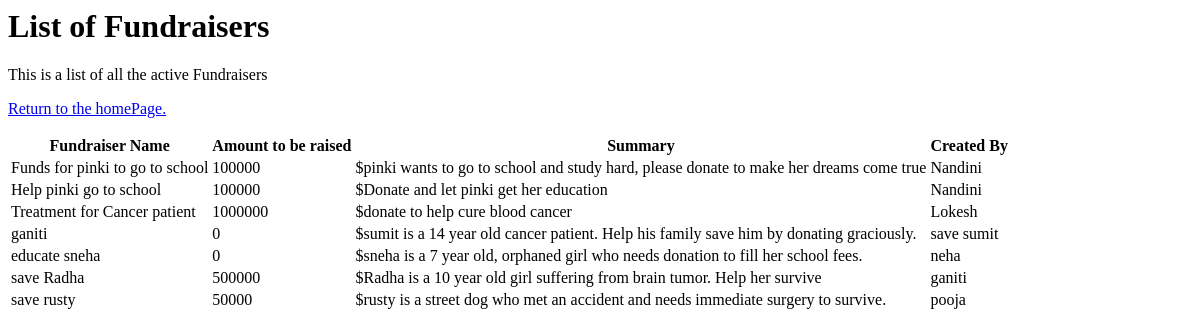
Before: /fundraiserlist with the older database file.
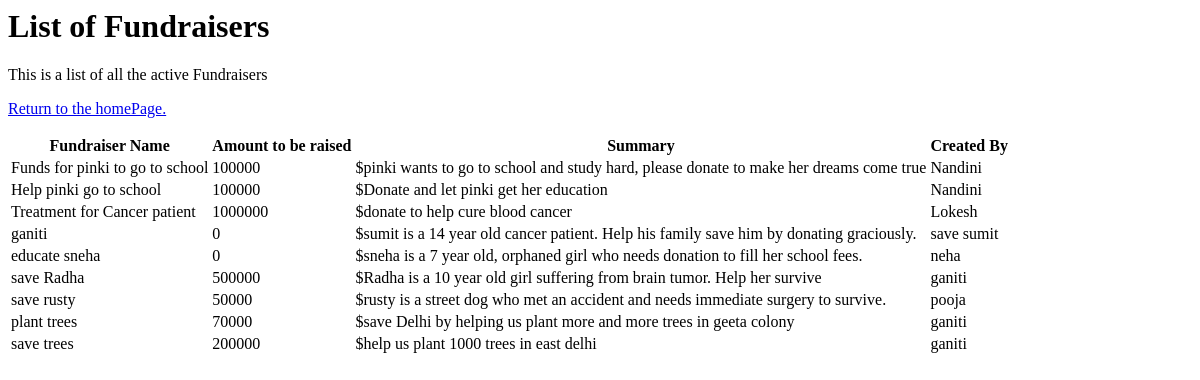
After: the same page with the newer database file.
### app/models.py (models this page shows, shortened)
class Fundraisers(db.Model):
    __tablename__ = "Fundraisers"
    id = db.Column(db.Integer, primary_key=True)
    name = db.Column(db.String(64), unique=True)
    amount = db.Column(db.Integer)
    summary = db.Column(db.String(64))
    created_by = db.Column(db.String(64))

### app/views.py (the view)
@app.route("/fundraiserlist")
def fundraiserlist():
    return render_template("fundraiserlist.html", Fundraisers=Fundraisers.query.all())

### app/templates/fundraiserlist.html
<h1 class="pt-5 pb-2">List of Fundraisers</h1>
      <p class="lead alert alert-warning">This is a list of all the active Fundraisers
			  </p>
	  <p class="ml-4"><a href="{{ url_for('index') }}">Return to the homePage.</a></p>
		<table class="table">
			<tr>
				<th>Fundraiser Name</th>
				<th>Amount to be raised</th>
                <th>Summary</th>
				<th>Created By</th>
			</tr>
			{% for fundraiser in Fundraisers %}
			<tr>
				<td>{{ fundraiser.name }}</td>
				<td>{{ fundraiser.amount }}</td>
				<td>${{ fundraiser.summary}}</td>
				<td>{{ fundraiser.created_by }}</td>
			</tr>
			{% endfor %}
		</table>

Changed rows visible on the page:
added Fundraisers: name "plant trees", amount "70000", summary "save Delhi by helping us plant more and more trees in geeta colony", created_by "ganiti"
added Fundraisers: name "save trees", amount "200000", summary "help us plant 1000 trees in east delhi", created_by "ganiti"
